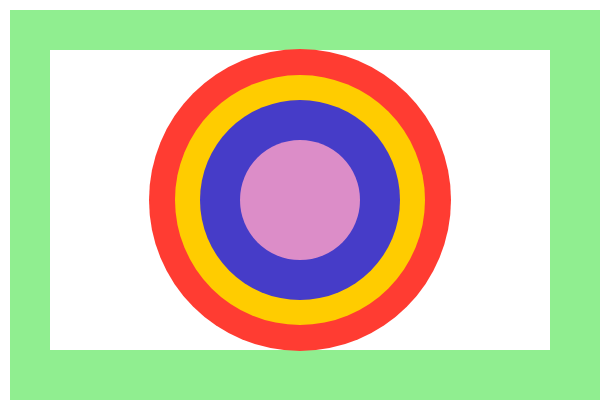
Frame 1 (no input)
Frame 60 (no input): identical to frame 1, image omitted
Frame 120 (the mouse pressed at the canvas centre since frame 60): identical to frame 1, image omitted

The p5.js sketch that drew this single still picture (run headless with seeded random() and noise() and a simulated clock; from frame 60 on, the mouse is pressed at the canvas centre):

// p5.js sketch
// ── sketch.js
function preload(){
  // preload assets
}

function setup() {
  createCanvas(600, 400);
}

function draw() {
  background('white');

  // Shape defined just below, will not have any outline
  noStroke(); 
  
  // Fill light-green color to shape
  fill('lightgreen'); 

  rect(10, 10, 600, 400);

  fill(255,255,255);

  rect(50, 50, 500, 300);

  // Shape defined just below, will not have any outline
  noStroke(); 

  fill(255,60,50);
  circle(300, 200, 302);

  // Shape defined just below, will not have any outline
  noStroke(); 
  circle(300, 200, 300);

  fill(255,204,0);

  circle(300, 200, 250);

  fill(70,60,200);

  // Shape defined just below, will not have any outline
  noStroke(); 
  circle(300, 200, 200);

  fill(220,141,200);
 
  
  circle(300, 200, 120);
  fill(255,0,0);
 


}
